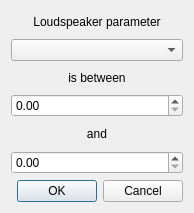
<?xml version="1.0" encoding="UTF-8"?>
<ui version="4.0">
 <class>SearchDialog</class>
 <widget class="QDialog" name="SearchDialog">
  <property name="geometry">
   <rect>
    <x>0</x>
    <y>0</y>
    <width>194</width>
    <height>213</height>
   </rect>
  </property>
  <property name="sizePolicy">
   <sizepolicy hsizetype="Minimum" vsizetype="Minimum">
    <horstretch>0</horstretch>
    <verstretch>0</verstretch>
   </sizepolicy>
  </property>
  <layout class="QVBoxLayout" name="verticalLayout">
   <item>
    <widget class="QLabel" name="searchParameterLabel">
     <property name="text">
      <string>Loudspeaker parameter</string>
     </property>
     <property name="alignment">
      <set>Qt::AlignCenter</set>
     </property>
    </widget>
   </item>
   <item>
    <widget class="QComboBox" name="searchComboBox"/>
   </item>
   <item>
    <widget class="QLabel" name="searchBetweenLabel">
     <property name="text">
      <string>is between</string>
     </property>
     <property name="alignment">
      <set>Qt::AlignCenter</set>
     </property>
    </widget>
   </item>
   <item>
    <widget class="QDoubleSpinBox" name="searchMinDoubleSpinBox"/>
   </item>
   <item>
    <widget class="QLabel" name="searchAndLabel">
     <property name="text">
      <string>and</string>
     </property>
     <property name="alignment">
      <set>Qt::AlignCenter</set>
     </property>
    </widget>
   </item>
   <item>
    <widget class="QDoubleSpinBox" name="searchMaxdoubleSpinBox"/>
   </item>
   <item>
    <widget class="QDialogButtonBox" name="searchButtonBox">
     <property name="orientation">
      <enum>Qt::Horizontal</enum>
     </property>
     <property name="standardButtons">
      <set>QDialogButtonBox::Cancel|QDialogButtonBox::Ok</set>
     </property>
    </widget>
   </item>
  </layout>
 </widget>
 <resources/>
 <connections>
  <connection>
   <sender>searchButtonBox</sender>
   <signal>accepted()</signal>
   <receiver>SearchDialog</receiver>
   <slot>accept()</slot>
   <hints>
    <hint type="sourcelabel">
     <x>248</x>
     <y>254</y>
    </hint>
    <hint type="destinationlabel">
     <x>157</x>
     <y>274</y>
    </hint>
   </hints>
  </connection>
  <connection>
   <sender>searchButtonBox</sender>
   <signal>rejected()</signal>
   <receiver>SearchDialog</receiver>
   <slot>reject()</slot>
   <hints>
    <hint type="sourcelabel">
     <x>316</x>
     <y>260</y>
    </hint>
    <hint type="destinationlabel">
     <x>286</x>
     <y>274</y>
    </hint>
   </hints>
  </connection>
 </connections>
</ui>
